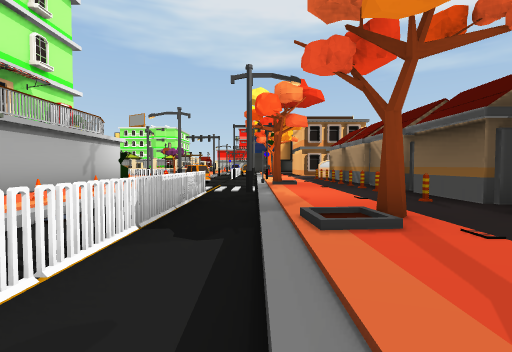
view 1 (above)

24 first-person views from a walk through a Unity game level. The camera is 1.4 m above the floor, tilts 2° down and sees 85° across. The floor is counted in squares, 2 m on a side. Each view is taken from the middle of a square. On the plan, view 1 faces up. The plan holds only what a view shows up to about 9 squares ahead; the rest is blank. The place goes on beyond the plan. The player is left out. Some surface patterns are stand-ins.

view 2
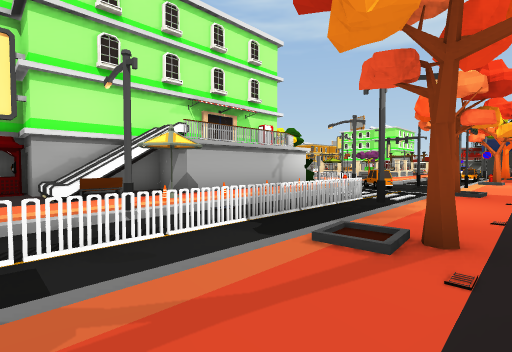

view 3
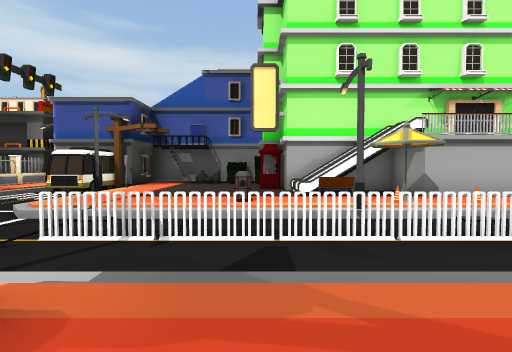

view 4
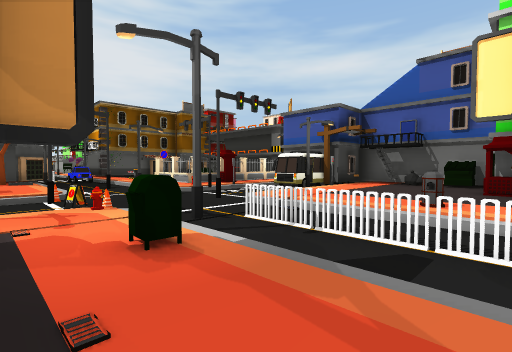

view 5
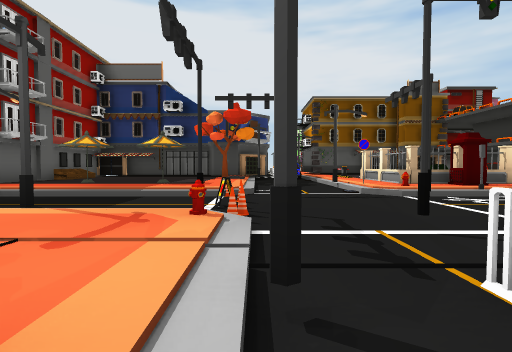

view 6
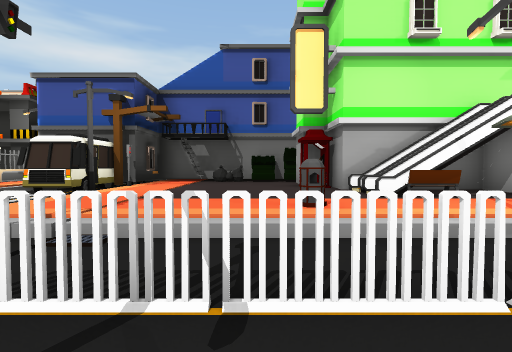

view 7
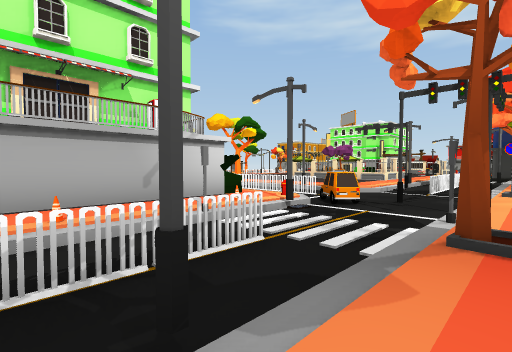

view 8
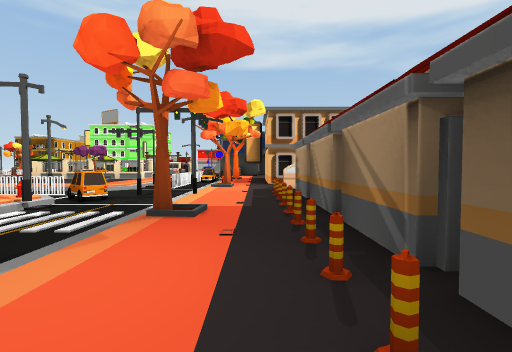

view 9
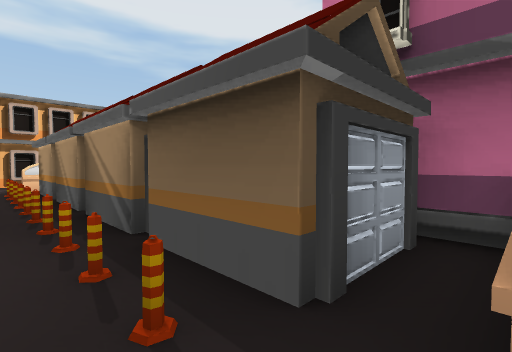

view 10
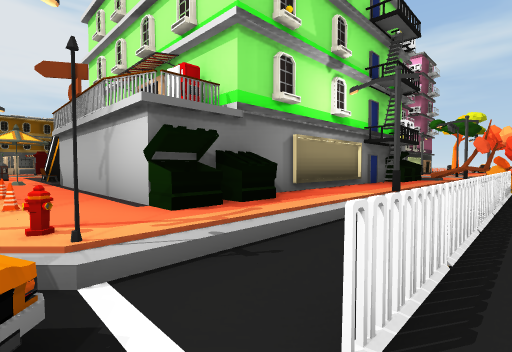

view 11
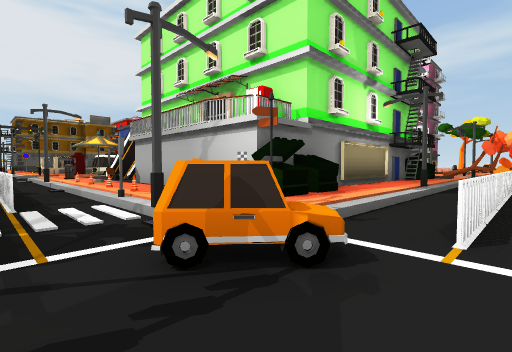

view 12
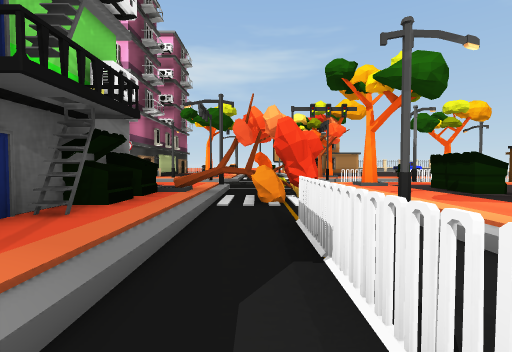

view 13
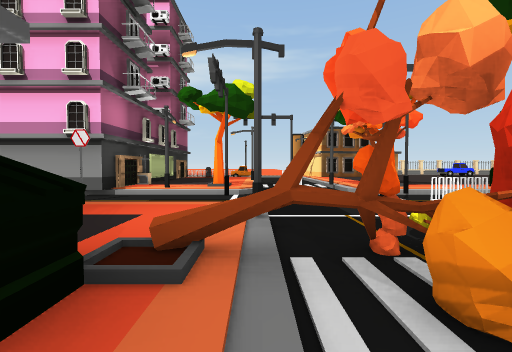

view 14
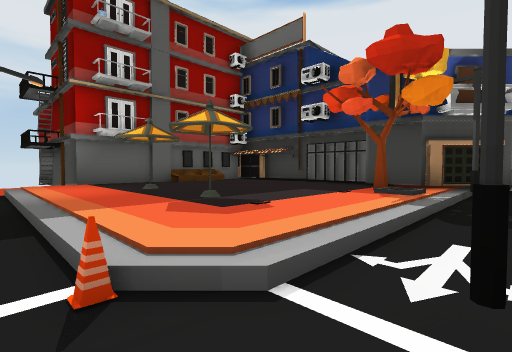

view 15
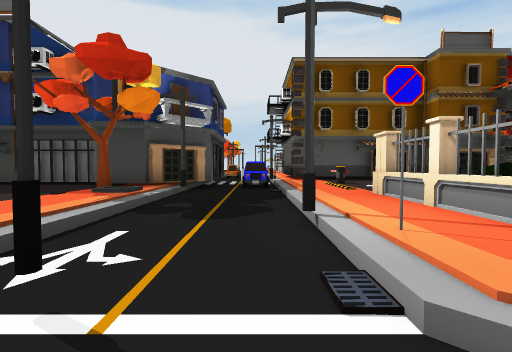

view 16
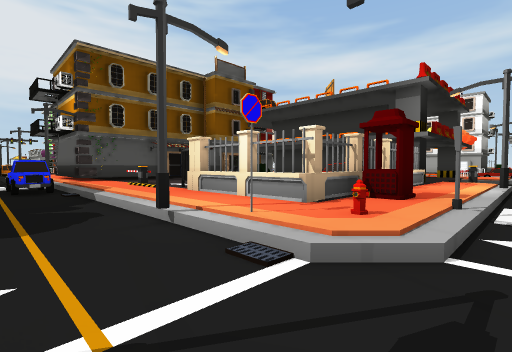

view 17
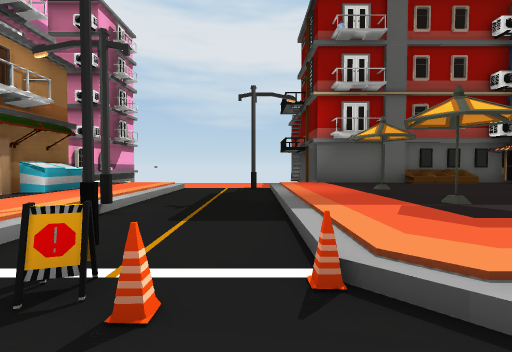

view 18
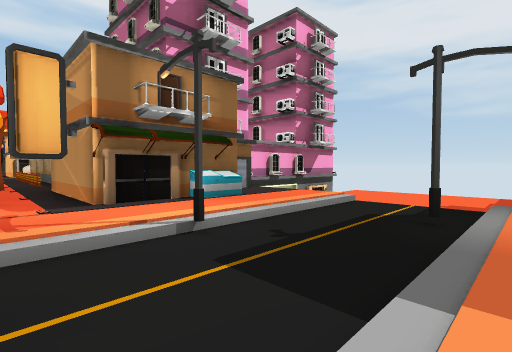

view 19
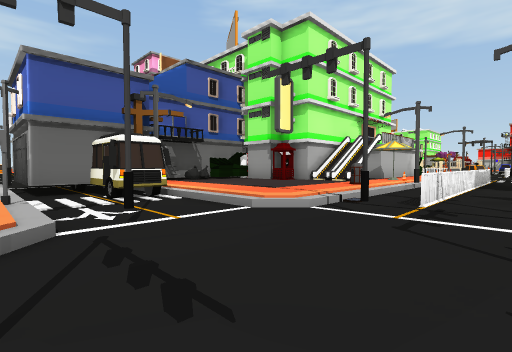

view 20
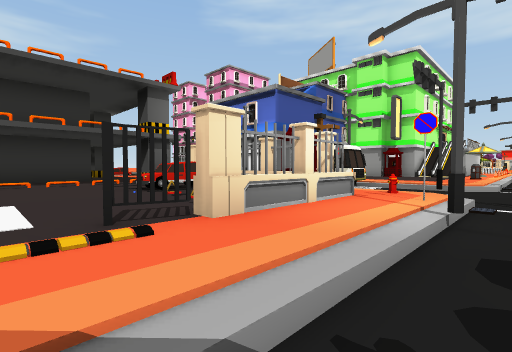

view 21
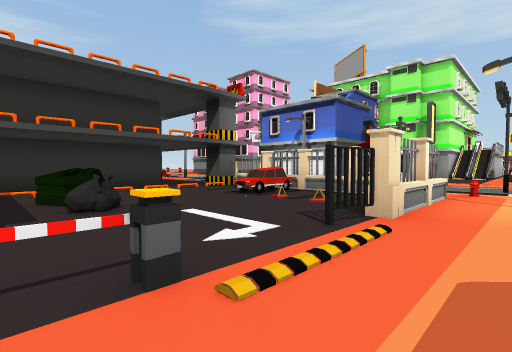

view 22
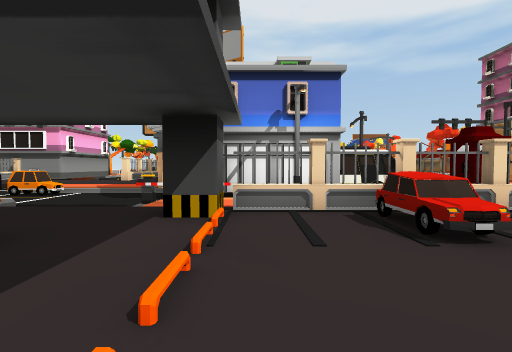

view 23
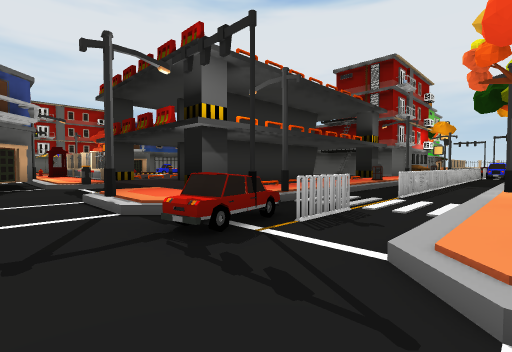

view 24
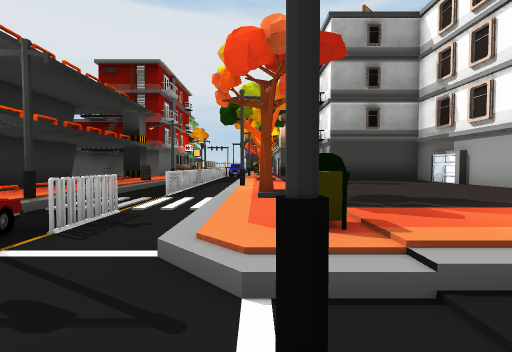

### Floor plan
Key: @ floor where view 1 was taken; # wall or solid block; . main floor; : floor 0.25 m higher than the main floor; - floor 0.25 m lower than the main floor; / step, stairs or slope; = window, fence, low wall or low ledge; ^ raised ledge; T tree; B barricade; U building; F fence; S streetlight; E bench; I bin; A bus; M mailbox; C taxi; H house; P dumpster; R barrier; G car; O other object.
Columns run from 28 left of view 1 to 11 right of it. Each row starts with its distance up from view 1.
 13          ---TTT-FFFFFFFFF---O..OO
 12          ---TTT----------CC-/.O.
 11       /-  /S/T/////S/////OC-#..O
 10       T--#.../UUU.....UUSO--/..OU
  9       .-- ....##########.O--#..B
  8       S-- #.           #.#--/T.BU
  7       .--              #.O-F/..B
  6        U               #.O-FS..BU
  5        U               #..-F/..B
  4                       ##.O-F/..BU#
  3                       #UOO-F/T.OOH
  2                       #E.S-F/..
  1                    ####U..-F/..#
  0                    #.U..I.-F@..#
 -1                    ^......-F/M #  ##
 -2                    =......-FS..####.
 -3                     ......--/....U..
 -4                    ....../#-/O....../--
 -5            CC--  AAA###-----O--S--------
 -6       ----#-----##  ##A-----OB----------
 -7      -#----S-----##S#---#----O----S-----
 -8     :M.--G/../--R.......//-#/......./---
 -9    :::.-FG...///.R=#==O#.#--/.......##
-10   .....-F-. .....U..G..=.S--/..O.O..#
-11 U.... T---S/   .....G..=..--/.......H
-12  .... .---./:U #.......#..--/.......H
-13 #.....S-F-./ U U.......#..--/T......H
-14 #... ..-F-./ U U.......:..--S##..  .H
-15 U... ..-F-.  U #...PPO.R..--######  #
-16       T-F      # ......R..G-#

Positions as (right, up) in squares from view 1, and headings:
1: (0, 0), facing up
2: (2, 0), facing up-left
3: (2, 0), facing left
4: (2, 1), facing down-left
5: (0, -1), facing down
6: (0, -1), facing left
7: (1, 5), facing up-left
8: (2, 4), facing up
9: (2, 3), facing up-right
10: (-3, 13), facing down-left
11: (-1, 13), facing down-left
12: (-9, 12), facing left
13: (-13, 11), facing left
14: (-1, -7), facing down-right
15: (-2, -7), facing down
16: (-1, -7), facing down-left
17: (-1, -7), facing right
18: (1, -8), facing up-right
19: (0, -8), facing up-left
20: (-2, -14), facing up-left
21: (-3, -16), facing up-left
22: (-10, -14), facing up
23: (-22, -6), facing down-right
24: (-22, -6), facing down
